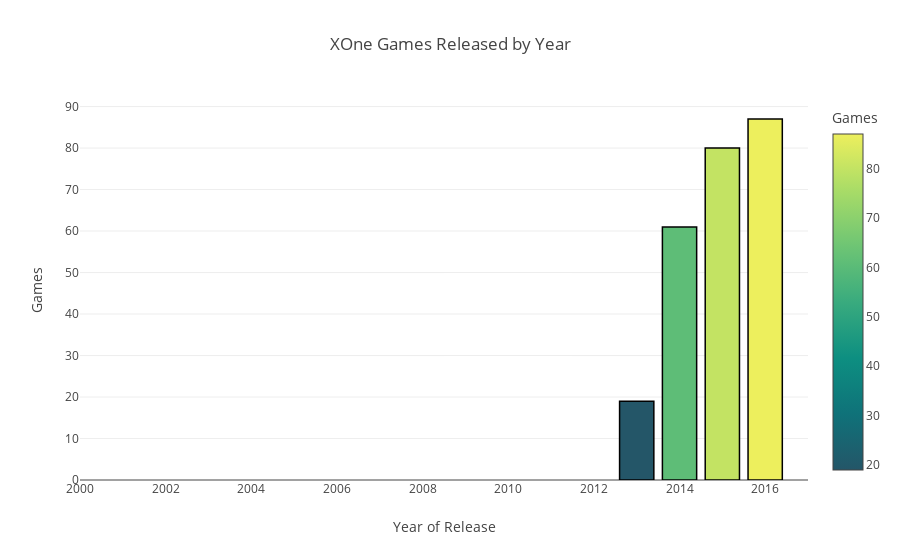

The cell this chart's notebook holds for it:
### Code cell
# filter platform by PS3 and group by year
xone_data = df[df['platform'] == 'XOne']
pc_per_year = xone_data.groupby('year_of_release').size().reset_index(name='count')

# create a bar graph
fig5 = px.bar(pc_per_year, x='year_of_release', y='count', title='XOne Games Released by Year', labels={'year_of_release': 'Year of Release', 'count': 'Games'}, color='count', color_continuous_scale='aggrnyl')
fig5.update_xaxes(range=[2000, 2017])
fig5.update_traces(marker_line_color='black', marker_line_width=1.5)
fig5.show()

### Figure 1 — Plotly figure (JSON) as saved in the notebook; plotly's stock layout.template omitted (floating-point values rounded to 4 significant figures)
{"data": [{"alignmentgroup": "True", "hovertemplate": "Year of Release=%{x}<br>Games=%{marker.color}<extra></extra>", "legendgroup": "", "marker": {"color": [19, 61, 80, 87], "coloraxis": "coloraxis", "line": {"color": "black", "width": 1.5}, "pattern": {"shape": ""}}, "name": "", "offsetgroup": "", "orientation": "v", "showlegend": false, "textposition": "auto", "type": "bar", "x": [2013, 2014, 2015, 2016], "xaxis": "x", "y": [19, 61, 80, 87], "yaxis": "y"}], "layout": {"barmode": "relative", "coloraxis": {"colorbar": {"title": {"text": "Games"}}, "colorscale": [[0, "rgb(36, 86, 104)"], [0.1667, "rgb(15, 114, 121)"], [0.3333, "rgb(13, 143, 129)"], [0.5, "rgb(57, 171, 126)"], [0.6667, "rgb(110, 197, 116)"], [0.8333, "rgb(169, 220, 103)"], [1, "rgb(237, 239, 93)"]]}, "legend": {"tracegroupgap": 0}, "title": {"text": "XOne Games Released by Year"}, "xaxis": {"anchor": "y", "domain": [0, 1], "range": [2000, 2017], "title": {"text": "Year of Release"}}, "yaxis": {"anchor": "x", "domain": [0, 1], "title": {"text": "Games"}}}}
